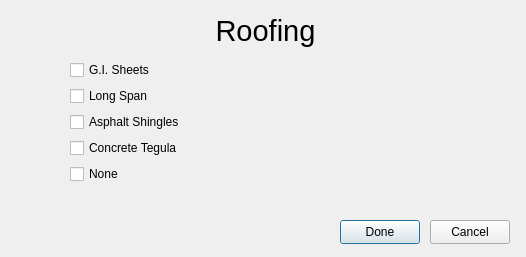
<?xml version="1.0" encoding="UTF-8"?>
<ui version="4.0">
 <class>Dialog</class>
 <widget class="QDialog" name="Dialog">
  <property name="geometry">
   <rect>
    <x>0</x>
    <y>0</y>
    <width>526</width>
    <height>257</height>
   </rect>
  </property>
  <property name="windowTitle">
   <string>Dialog</string>
  </property>
  <widget class="QPushButton" name="done_button">
   <property name="geometry">
    <rect>
     <x>340</x>
     <y>220</y>
     <width>80</width>
     <height>24</height>
    </rect>
   </property>
   <property name="text">
    <string>Done</string>
   </property>
  </widget>
  <widget class="QPushButton" name="cancel_button">
   <property name="geometry">
    <rect>
     <x>430</x>
     <y>220</y>
     <width>80</width>
     <height>24</height>
    </rect>
   </property>
   <property name="text">
    <string>Cancel</string>
   </property>
  </widget>
  <widget class="QLabel" name="material_label">
   <property name="geometry">
    <rect>
     <x>130</x>
     <y>10</y>
     <width>271</width>
     <height>41</height>
    </rect>
   </property>
   <property name="font">
    <font>
     <pointsize>22</pointsize>
    </font>
   </property>
   <property name="text">
    <string>Roofing</string>
   </property>
   <property name="alignment">
    <set>Qt::AlignCenter</set>
   </property>
  </widget>
  <widget class="QWidget" name="formLayoutWidget">
   <property name="geometry">
    <rect>
     <x>70</x>
     <y>60</y>
     <width>411</width>
     <height>142</height>
    </rect>
   </property>
   <layout class="QFormLayout" name="formLayout">
    <item row="0" column="0">
     <widget class="QCheckBox" name="g_i_sheets">
      <property name="text">
       <string>G.I. Sheets</string>
      </property>
     </widget>
    </item>
    <item row="1" column="0">
     <widget class="QCheckBox" name="long_span">
      <property name="text">
       <string>Long Span</string>
      </property>
     </widget>
    </item>
    <item row="2" column="0">
     <widget class="QCheckBox" name="asphalt_shingles">
      <property name="text">
       <string>Asphalt Shingles</string>
      </property>
     </widget>
    </item>
    <item row="3" column="0">
     <widget class="QCheckBox" name="concrete_tegula">
      <property name="text">
       <string>Concrete Tegula</string>
      </property>
     </widget>
    </item>
    <item row="4" column="0">
     <widget class="QCheckBox" name="none">
      <property name="text">
       <string>None</string>
      </property>
     </widget>
    </item>
   </layout>
  </widget>
 </widget>
 <resources/>
 <connections>
  <connection>
   <sender>cancel_button</sender>
   <signal>clicked()</signal>
   <receiver>Dialog</receiver>
   <slot>reject()</slot>
   <hints>
    <hint type="sourcelabel">
     <x>474</x>
     <y>228</y>
    </hint>
    <hint type="destinationlabel">
     <x>487</x>
     <y>172</y>
    </hint>
   </hints>
  </connection>
  <connection>
   <sender>done_button</sender>
   <signal>clicked()</signal>
   <receiver>Dialog</receiver>
   <slot>accept()</slot>
   <hints>
    <hint type="sourcelabel">
     <x>382</x>
     <y>228</y>
    </hint>
    <hint type="destinationlabel">
     <x>401</x>
     <y>179</y>
    </hint>
   </hints>
  </connection>
 </connections>
</ui>
